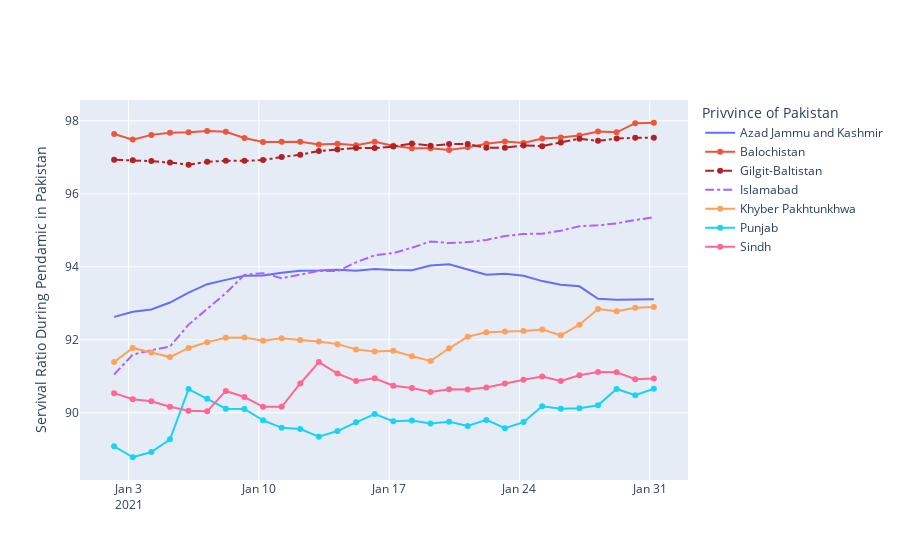

This figure's notebook cell:
### Markdown cell above
The scatter trace type encompasses line charts, scatter charts, text charts, and bubble charts. The data visualized as scatter point or lines is set in x and y.

### Code cell
fig = go.Figure()
fig.add_trace(go.Scatter(x=df2.index, y=df2["Azad Jammu and Kashmir"], 
                        mode='lines', name='Azad Jammu and Kashmir'))
fig.add_trace(go.Scatter(x=df2.index, y=df2["Balochistan"], 
                        mode='lines+markers', name='Balochistan'))
fig.add_trace(go.Scatter(x=df2.index, y=df2["Gilgit-Baltistan"], 
                        mode='lines+markers', name='Gilgit-Baltistan',
                        line=dict(color='firebrick', width=2, dash='dashdot')))
fig.add_trace(go.Scatter(x=df2.index, y=df2["Islamabad"], 
                        mode='lines', name='Islamabad',
                        line=dict(width=2, dash='dashdot')))
fig.add_trace(go.Scatter(x=df2.index, y=df2["Khyber Pakhtunkhwa"], 
                        mode='lines+markers', name='Khyber Pakhtunkhwa'))
fig.add_trace(go.Scatter(x=df2.index, y=df2["Punjab"], 
                        mode='lines+markers', name='Punjab'))
fig.add_trace(go.Scatter(x=df2.index, y=df2["Sindh"], 
                        mode='lines+markers', name='Sindh'))
fig.update_layout( yaxis_title='Servival Ratio During Pendamic in Pakistan',legend_title="Privvince of Pakistan")
